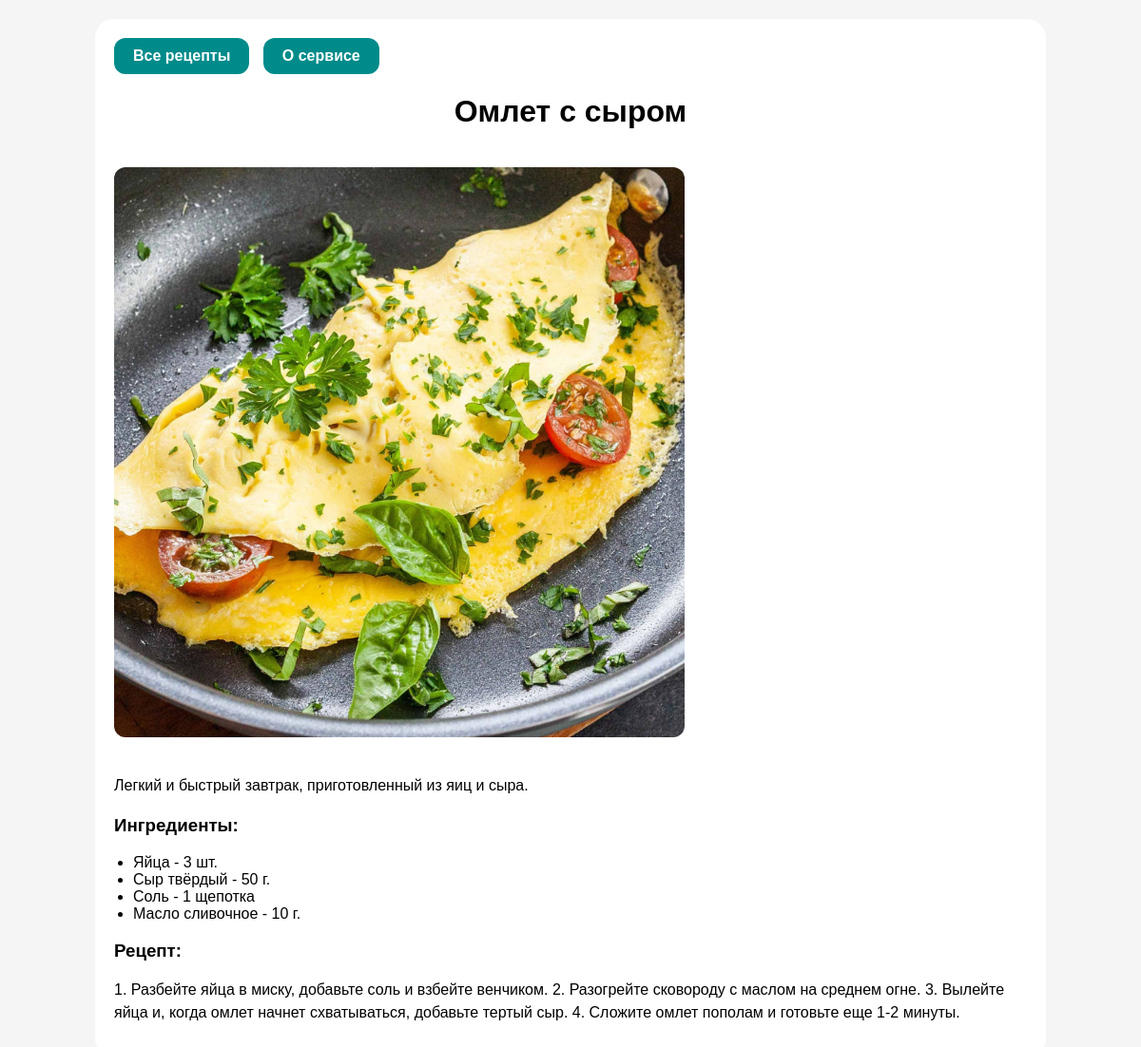
The app's page /recipe/2/ with its own data.
### recipe_catalog/models.py (models this page shows, shortened)
class Recipe(models.Model):
    title = models.CharField(max_length=200, verbose_name="Название рецепта")
    image = models.ImageField(upload_to='recipes/', blank=True, null=True, verbose_name="Изображение")
    summary = models.TextField(verbose_name="Описание", blank=True)
    instructions = models.TextField(verbose_name="Рецепт", blank=True)

class Ingredient(models.Model):
    recipe = models.ForeignKey(Recipe, related_name='ingredients', on_delete=models.CASCADE, verbose_name="Рецепт")
    name = models.CharField(max_length=100, verbose_name="Ингредиент")
    quantity = models.CharField(max_length=100, verbose_name="Количество", blank=True)

### recipe_catalog/views.py (the view)
# urls.py: path('recipe/<int:recipe_id>/', views.recipe_detail, name='recipe_detail'),
def recipe_detail(request, recipe_id):
    recipe = get_object_or_404(Recipe, pk=recipe_id)
    return render(request, 'recipe_catalog/recipe_detail.html', {'recipe': recipe})

### recipe_catalog/templates/recipe_catalog/recipe_detail.html (shortened to what this page needs)
{% load static %}
<!DOCTYPE html>
<html lang="ru">
<head>
    <link rel="stylesheet" href="{% static 'recipe_catalog/styles.css' %}">
</head>
<body>
    <div class="container">
        <header>
            <nav>
                <a href="{% url 'recipe_list' %}">Все рецепты</a>
                <a href="{% url 'about' %}">О сервисе</a>
            </nav>
            <h1>{{ recipe.title }}</h1>
        </header>
        {% if recipe.image %}
            <img src="{{ recipe.image.url }}" alt="{{ recipe.title }}" style="width: 100%; max-width: 600px; height: auto; margin: 20px 0;">
        {% endif %}
        <section>
            <p>{{ recipe.summary|safe }}</p>
            <h3>Ингредиенты:</h3>
            <ul>
                {% for ingredient in recipe.ingredients.all %}
                    <li>{{ ingredient.name }} - {{ ingredient.quantity }}</li>
                {% endfor %}
            </ul>
            <h3>Рецепт:</h3>
            <p>{{ recipe.instructions|safe }}</p>
        </section>
    </div>
</body>
</html>

### recipe_catalog/static/recipe_catalog/styles.css (style rules this page uses)
body { font-family: Arial, sans-serif; background-color: #f5f5f5; color: black; margin: 0; padding: 0; }
.container { width: 80%; max-width: 1200px; margin: 20px auto; padding: 20px; background-color: white; border-radius: 20px; }
nav a { display: inline-block; margin-right: 10px; padding: 10px 20px; text-decoration: none; color: white; background-color: darkcyan; border-radius: 12px; font-weight: bold; }
header h1 { text-align: center; margin-bottom: 20px; color: black; }
img { width: 100px; height: auto; margin-right: 15px; border-radius: 12px; }
ul { list-style-type: disc; padding-left: 20px; }
p { font-size: 16px; line-height: 1.5; margin: 15px 0; color: black; }

### records on screen
Recipe: title "Омлет с сыром", image (picture), summary "Легкий и быстрый завтрак, приготовленный из яиц и сыра.", instructions "1. Разбейте яйца в миску, добавьте соль и взбейте венчиком. 2. Разогрейте сковороду с маслом на среднем огне. 3. Вылейте яйца и, когда омлет начнет схватываться, добавьте тертый сыр. 4. Сложите омлет пополам и готовьте еще 1-2 минуты."
Ingredient: name "Яйца", quantity "3 шт."
Ingredient: name "Сыр твёрдый", quantity "50 г."
Ingredient: name "Соль", quantity "1 щепотка"
Ingredient: name "Масло сливочное", quantity "10 г."
